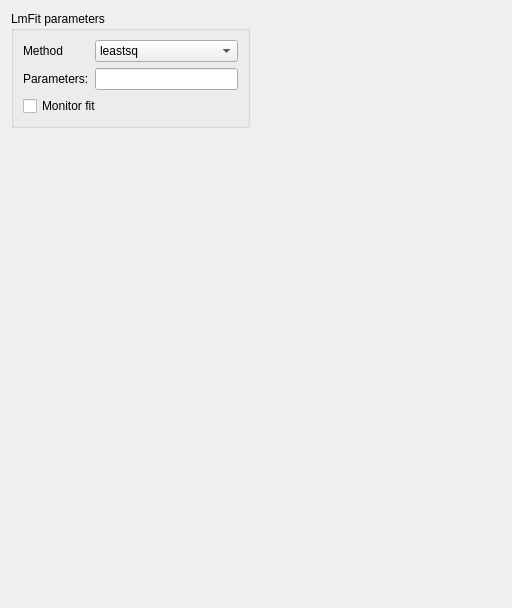
      <widget class="QWidget" name="page_3">
       <layout class="QGridLayout" name="gridLayout_15">
        <item row="0" column="0">
         <widget class="QGroupBox" name="groupBox_9">
          <property name="title">
           <string>LmFit parameters</string>
          </property>
          <layout class="QGridLayout" name="gridLayout_9">
           <item row="0" column="0">
            <widget class="QLabel" name="label_44">
             <property name="text">
              <string>Method</string>
             </property>
            </widget>
           </item>
           <item row="0" column="1">
            <widget class="QComboBox" name="cb_spectra_fit_method">
             <item>
              <property name="text">
               <string>leastsq</string>
              </property>
             </item>
             <item>
              <property name="text">
               <string>least_squares</string>
              </property>
             </item>
             <item>
              <property name="text">
               <string>differential_evolution</string>
              </property>
             </item>
             <item>
              <property name="text">
               <string>brute</string>
              </property>
             </item>
             <item>
              <property name="text">
               <string>basinhopping</string>
              </property>
             </item>
             <item>
              <property name="text">
               <string>ampgo</string>
              </property>
             </item>
             <item>
              <property name="text">
               <string>nelder</string>
              </property>
             </item>
             <item>
              <property name="text">
               <string>lbfgsb</string>
              </property>
             </item>
             <item>
              <property name="text">
               <string>powell</string>
              </property>
             </item>
             <item>
              <property name="text">
               <string>cg</string>
              </property>
             </item>
             <item>
              <property name="text">
               <string>newton</string>
              </property>
             </item>
             <item>
              <property name="text">
               <string>cobyla</string>
              </property>
             </item>
             <item>
              <property name="text">
               <string>bfgs</string>
              </property>
             </item>
             <item>
              <property name="text">
               <string>tnc</string>
              </property>
             </item>
             <item>
              <property name="text">
               <string>trust-ncg</string>
              </property>
             </item>
             <item>
              <property name="text">
               <string>trust-exact</string>
              </property>
             </item>
             <item>
              <property name="text">
               <string>trust-krylov</string>
              </property>
             </item>
             <item>
              <property name="text">
               <string>trust-constr</string>
              </property>
             </item>
             <item>
              <property name="text">
               <string>dogleg</string>
              </property>
             </item>
             <item>
              <property name="text">
               <string>slsqp</string>
              </property>
             </item>
             <item>
              <property name="text">
               <string>emcee</string>
              </property>
             </item>
             <item>
              <property name="text">
               <string>shgo</string>
              </property>
             </item>
             <item>
              <property name="text">
               <string>dual_annealing</string>
              </property>
             </item>
            </widget>
           </item>
           <item row="1" column="0">
            <widget class="QLabel" name="label_45">
             <property name="text">
              <string>Parameters:</string>
             </property>
            </widget>
           </item>
           <item row="1" column="1">
            <widget class="QLineEdit" name="le_spectra_fit_parameters"/>
           </item>
           <item row="2" column="0" colspan="2">
            <widget class="QCheckBox" name="chk_spectra_fit_monitor">
             <property name="text">
              <string>Monitor fit</string>
             </property>
            </widget>
           </item>
          </layout>
         </widget>
        </item>
        <item row="0" column="1">
         <spacer name="horizontalSpacer_3">
          <property name="orientation">
           <enum>Qt::Horizontal</enum>
          </property>
          <property name="sizeHint" stdset="0">
           <size>
            <width>251</width>
            <height>20</height>
           </size>
          </property>
         </spacer>
        </item>
        <item row="1" column="0">
         <spacer name="verticalSpacer_6">
          <property name="orientation">
           <enum>Qt::Vertical</enum>
          </property>
          <property name="sizeHint" stdset="0">
           <size>
            <width>20</width>
            <height>469</height>
           </size>
          </property>
         </spacer>
        </item>
       </layout>
      </widget>
